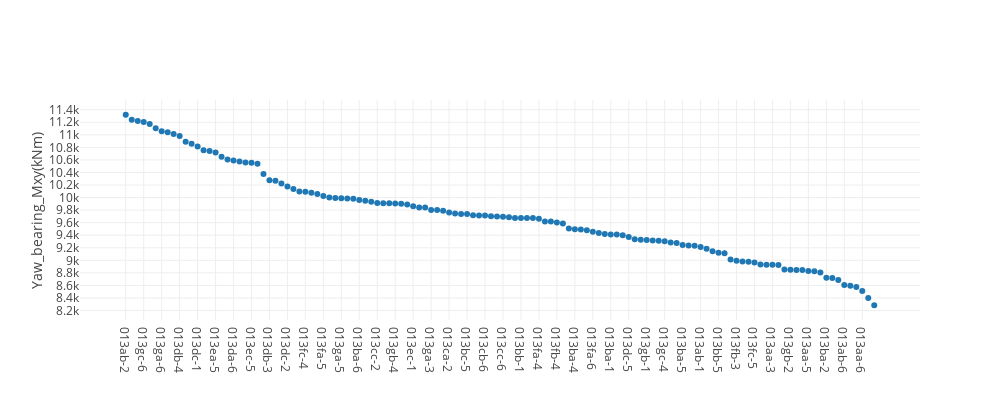
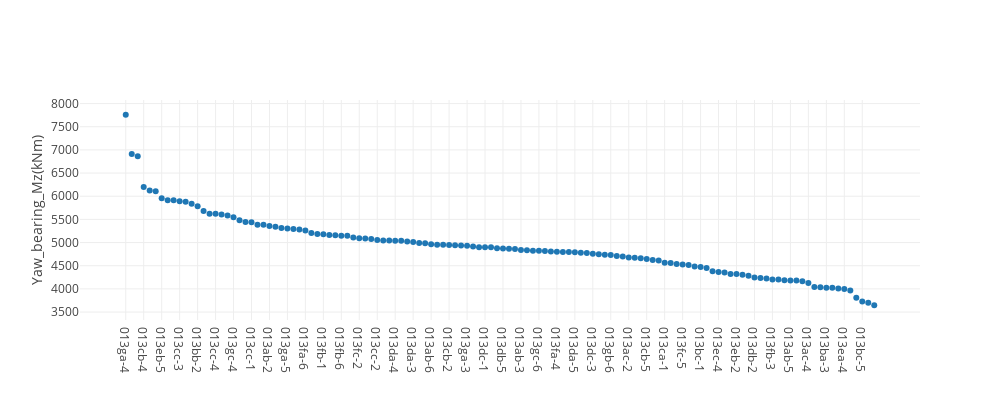

The cell these charts' notebook holds for them, in order:
### Markdown cell above
### 塔顶载荷极值

### Code cell
loadname = 'Yaw_bearing_Mxy'
casename='DLC13'
loadgroup = 'Yaw bearing loads GL coordinates'
absflag = 1
LoadCheck(casename,loadgroup,loadname,absflag)
loadname = 'Yaw_bearing_Mz'
LoadCheck(casename,loadgroup,loadname,absflag)
